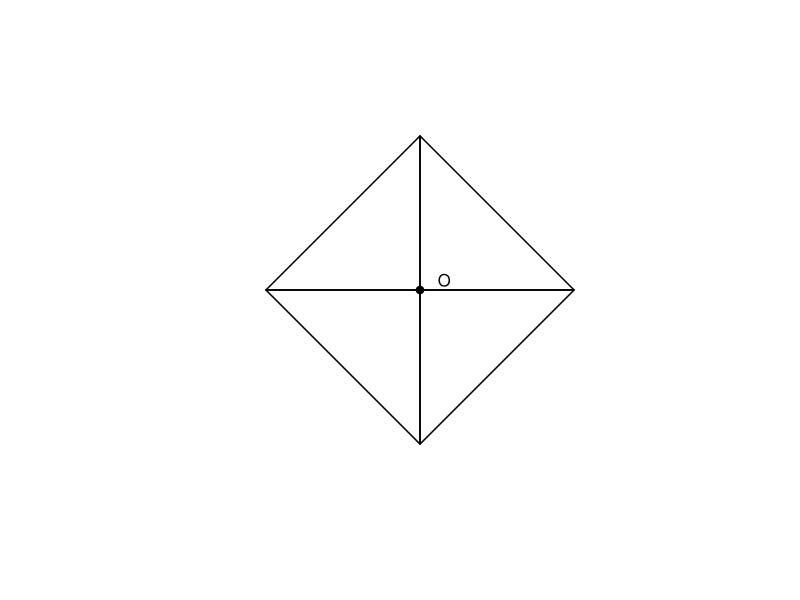

R code for this plot:
setwd("C:/Users/18904/Github/junior-mathematics/codes")
if(!dir.exists("../figures"))dir.create("../figures")

# week145-1: basic right triangle rotated 90 three times about O
draw1=function(){
  plot(0,0,xlim=c(-2.5,2.5),ylim=c(-2.5,2.5),type="n",asp=1,axes=FALSE,xlab="",ylab="")
  rot=function(p,a){c(p[1]*cos(a)-p[2]*sin(a),p[1]*sin(a)+p[2]*cos(a))}
  tri=rbind(c(0,0),c(2,0),c(0,2))
  for(k in 0:3){
    pts=t(apply(tri,1,function(p)rot(p,k*pi/2)))
    polygon(pts,lwd=1.5)
  }
  points(0,0,pch=19);text(0.1,0.1,"O",pos=4,cex=1)
}
cairo_pdf("../figures/week145-1.pdf",width=4,height=4,family="sans");draw1();dev.off()
svglite::svglite("../figures/week145-1.svg",width=4,height=4);draw1();dev.off()
